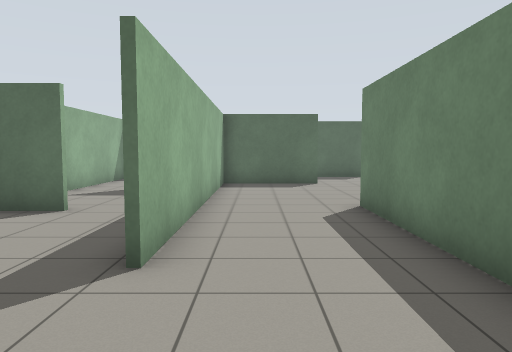
View 1 (above)

24 first-person views from a walk through a robot-simulator world made for Gazebo. The camera is 1.2 m above the floor, tilts 4° down and sees 70° across. The floor is counted in squares, 1 m on a side. Each view is taken from the middle of a square. On the plan, view 1 faces up. The plan holds only what a view shows up to about 14 squares ahead; the rest is blank.

View 2
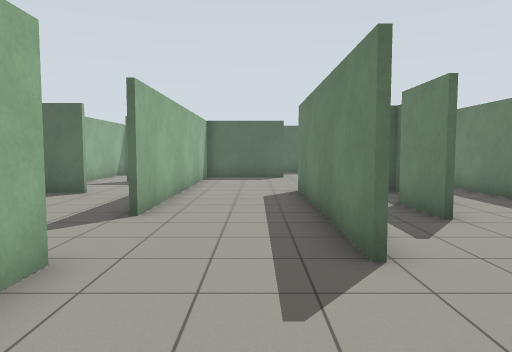

View 3
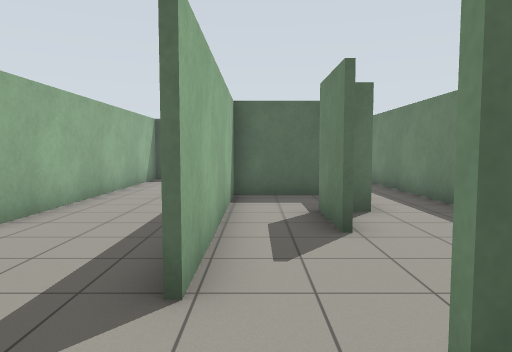

View 4
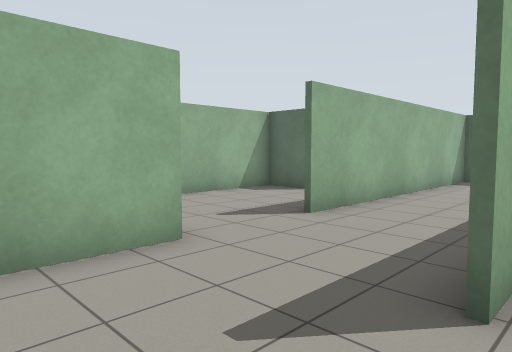

View 5
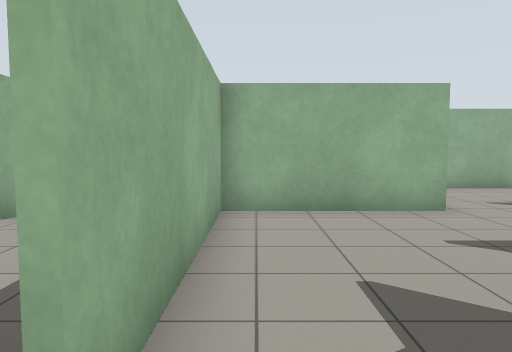

View 6
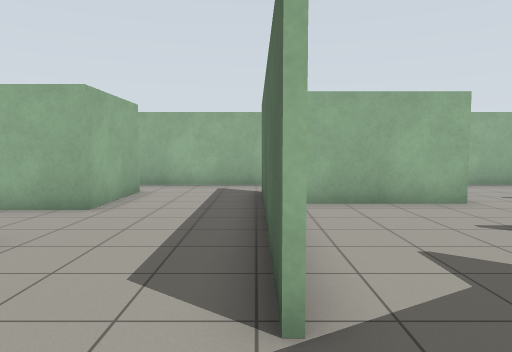

View 7
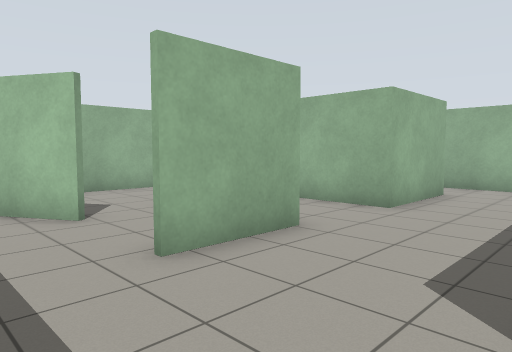

View 8
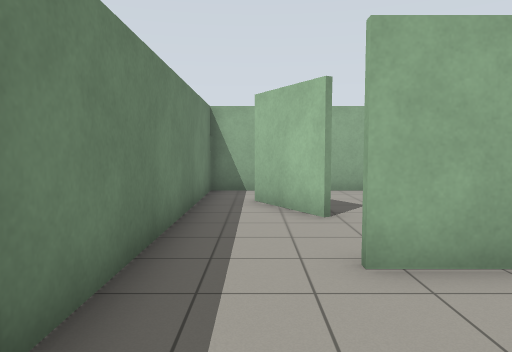

View 9
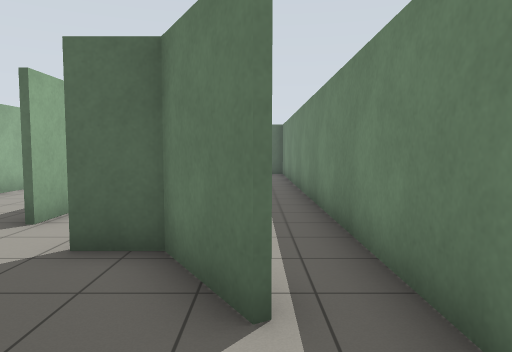

View 10
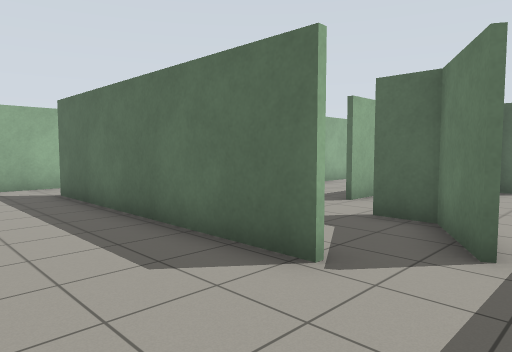

View 11
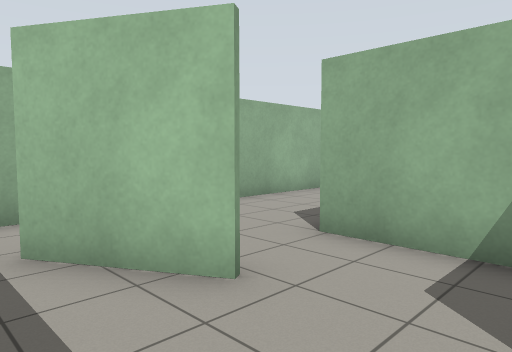

View 12
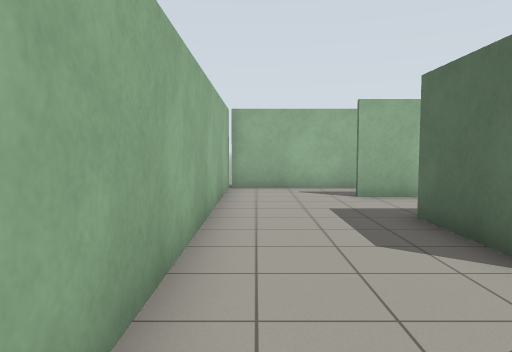

View 13
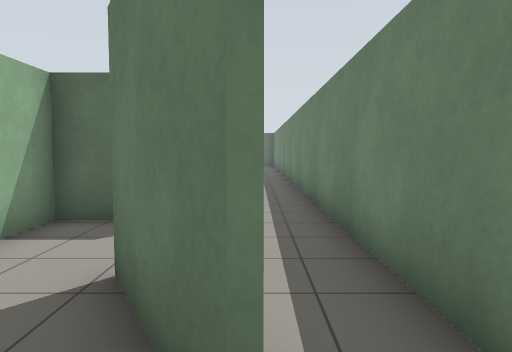

View 14
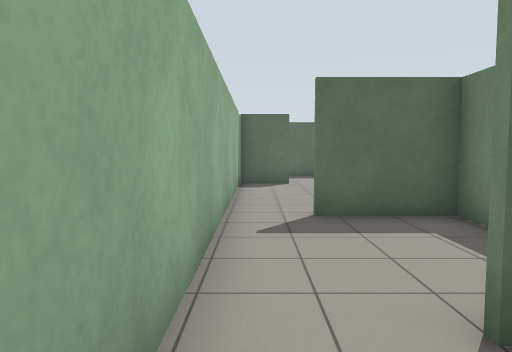

View 15
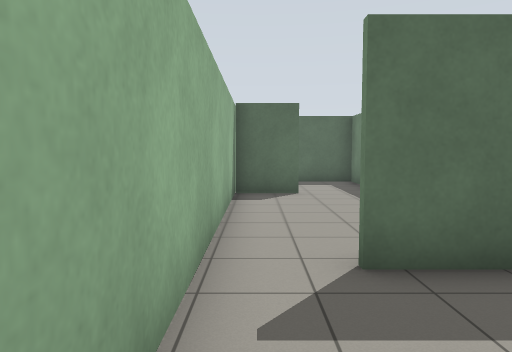

View 16
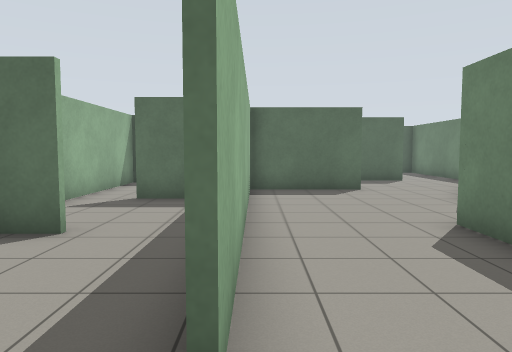

View 17
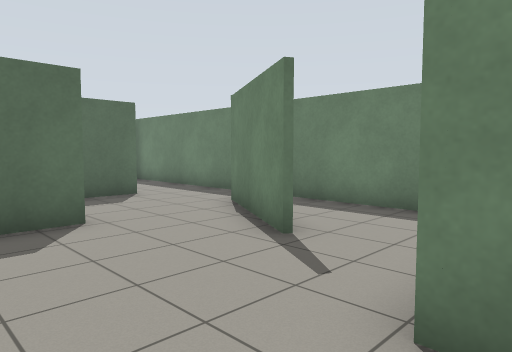

View 18
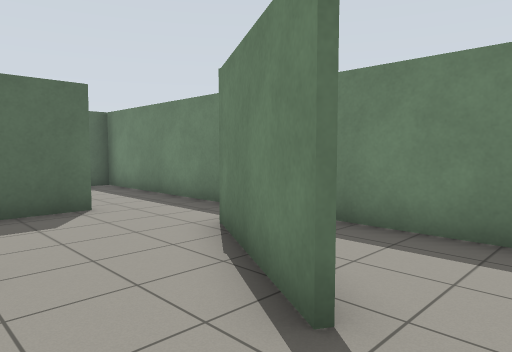

View 19
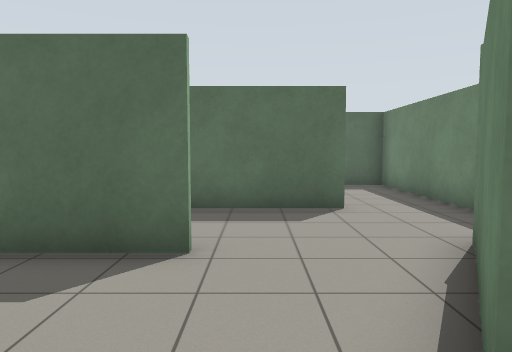

View 20
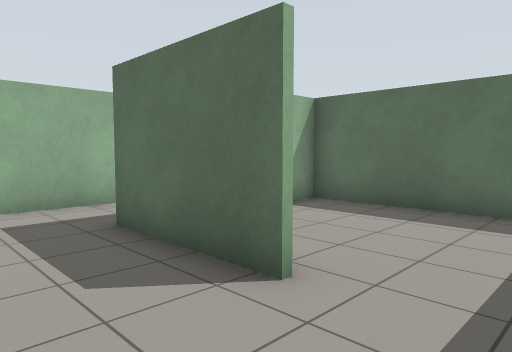

View 21
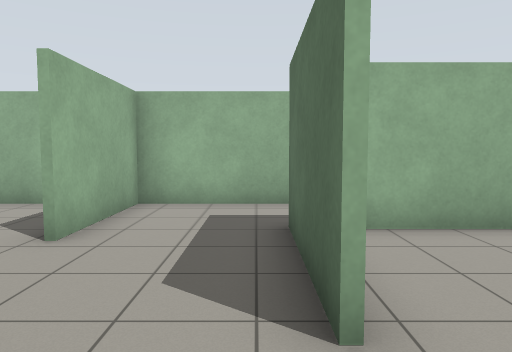

View 22
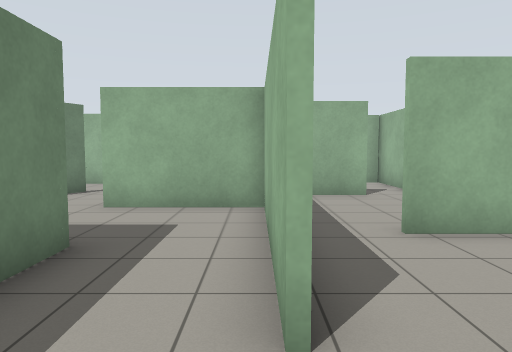

View 23
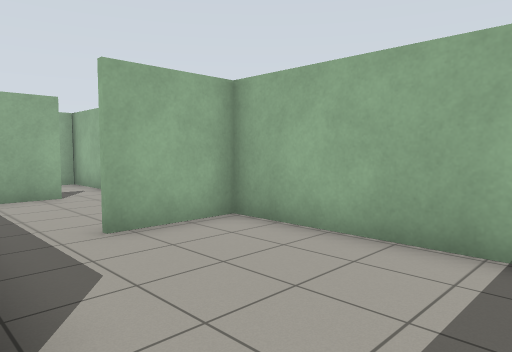

View 24
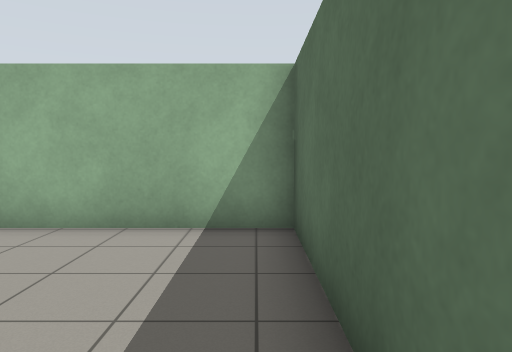

### Floor plan
Ten units are one square. View 1 is at (0, 0); x grows to the right and y downward. Boxes are objects, and circles mark ways between rooms. Rooms are numbered by the first view taken in them; rooms with no view inside come last. Other rooms are left out.
<svg viewBox="-61 -221 140 375">
<path fill="none" stroke="#000" d="M-12 -9 -12 37 48 37M60 26 49 7 37 7M24 76 50 76M36 78 25 78 25 111M48 38 -36 38M47 104 61 127M-36 74 -3 74 -3 98M64 149 74 149 74 14M-56 46 -56 81M20 111 -5 111M-34 98 -34 114M-56 108 -56 149 64 149M59 128 46 105M-13 4 -13 -6 -40 -6M-56 -14 -56 46M-37 -72 -56 -72M-56 -70 -56 -14M39 -104 53 -127M45 -79 51 -79M23 -132 -12 -132M-12 -130 -12 -36M23 -7 23 -79M49 -165 13 -165M74 -154 74 -216 15 -216 15 -176M-12 -165 -12 -130M53 -127 58 -136M-12 -133 23 -133M-12 -190 -12 -165M-7 -216 -56 -216 -56 -161M-56 -158 -31 -158M13 -165 13 -177M54 -51 45 -51M43 -32 43 -54M25 -59 25 -8M74 14 74 -130M-40 -112 -25 -112M-56 -161 -56 -116M-56 -73 -51 -73M-13 -98 -13 -111 -40 -111M-56 -116 -56 -70M25 -65 25 -60M51 -77 23 -77"/>
<circle cx="40" cy="30" r="3" fill="#2a7"/>
<circle cx="5" cy="-10" r="3" fill="#2a7"/>
<circle cx="35" cy="0" r="3" fill="#2a7"/>
<circle cx="-50" cy="80" r="3" fill="#2a7"/>
<circle cx="35" cy="110" r="3" fill="#2a7"/>
<circle cx="55" cy="135" r="3" fill="#2a7"/>
<circle cx="-45" cy="40" r="3" fill="#2a7"/>
<circle cx="70" cy="10" r="3" fill="#2a7"/>
<circle cx="-45" cy="-10" r="3" fill="#2a7"/>
<circle cx="-10" cy="-25" r="3" fill="#2a7"/>
<circle cx="-25" cy="-70" r="3" fill="#2a7"/>
<circle cx="35" cy="-130" r="3" fill="#2a7"/>
<circle cx="45" cy="-95" r="3" fill="#2a7"/>
<circle cx="0" cy="-175" r="3" fill="#2a7"/>
<circle cx="-25" cy="-160" r="3" fill="#2a7"/>
<circle cx="30" cy="-60" r="3" fill="#2a7"/>
<circle cx="-45" cy="-110" r="3" fill="#2a7"/>
<text x="20" y="10">1</text>
<text x="30" y="70">2</text>
<text x="0" y="120">3</text>
<text x="-40" y="10">4</text>
<text x="-30" y="-40">5</text>
<text x="20" y="-90">6</text>
<text x="40" y="-180">7</text>
<text x="-30" y="-190">8</text>
<text x="60" y="-50">9</text>
<text x="-30" y="-140">10</text>
<text x="-40" y="-90">11</text>
<text x="30" y="-70">12</text>
</svg>
Room 1 opens to room 2. Room 1 opens to room 6. Room 1 opens to room 9. Room 2 opens to room 3. Room 2 opens to room 4. Room 2 opens to room 9. Room 4 opens to room 5. Room 5 opens to room 6. Room 5 opens to room 11. Room 6 opens to room 7. Room 6 opens to room 9. Room 7 opens to room 8. Room 8 opens to room 10. Room 9 opens to room 12. Room 10 opens to room 11.

Where each view was taken, in squares from view 1:
view 1: 0 up, 0 right, facing up
view 2: 3 down, 1 right, facing up
view 3: 2 down, 3 right, facing up
view 4: 2 down, 3 right, facing up-left
view 5: 3 down, 6 right, facing left
view 6: 4 down, 7 right, facing left
view 7: 4 down, 7 right, facing down-left
view 8: 4 down, 6 right, facing down
view 9: 5 down, 6 right, facing up
view 10: 7 down, 7 right, facing up-left
view 11: 8 down, 7 right, facing down-left
view 12: 14 down, 6 right, facing left
view 13: 14 down, 6 right, facing up
view 14: 6 down, 5 left, facing up
view 15: 3 down, 5 left, facing up
view 16: 2 up, 1 left, facing up
view 17: 7 up, 0 right, facing up-right
view 18: 9 up, 2 right, facing up-right
view 19: 9 up, 3 right, facing up
view 20: 14 up, 7 right, facing up-left
view 21: 16 up, 7 right, facing left
view 22: 21 up, 1 left, facing down
view 23: 21 up, 1 left, facing down-left
view 24: 21 up, 0 right, facing left
